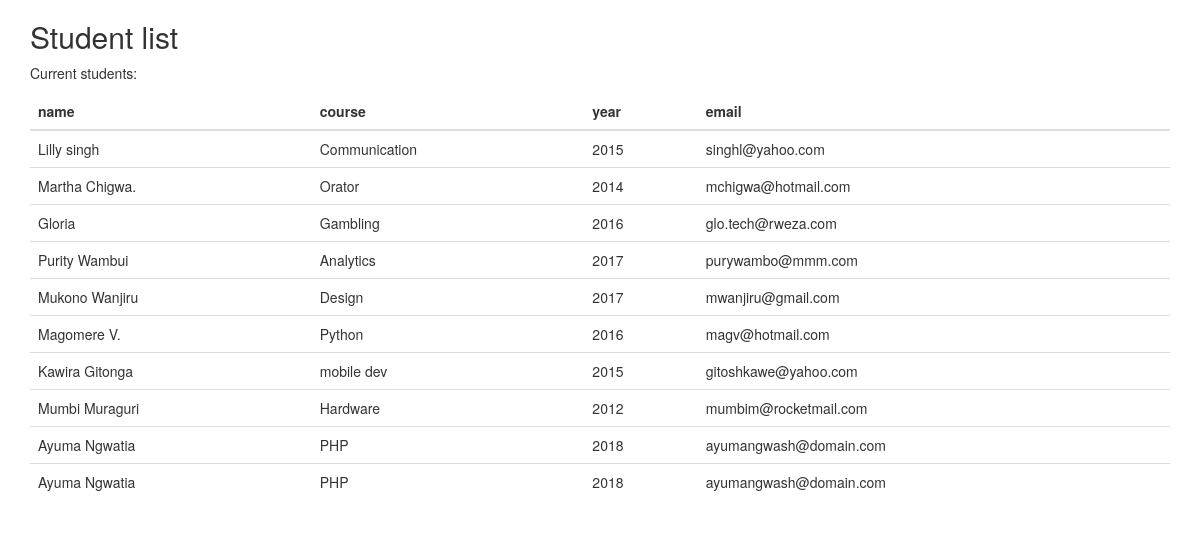
The page /students/ on the database its author committed.
### forumapp/models.py (models this page shows)
class Student(models.Model):
    name = models.CharField(max_length = 30)
    course = models.CharField(max_length = 35)
    year = models.IntegerField()
    email = models.EmailField(max_length = 40, default = '')

### forumapp/views.py (the view)
# urls.py: url(r'^students/$', views.students, name = 'students'),
def students(request):
    students = Student.objects.all()
    context = {
        'students':students
    }
    return render(request, 'forumapp.html', context)

### forumapp/template/forumapp.html (shortened to what this page needs)
<!DOCTYPE html>
<html lang="en">
<head>
  <link rel="stylesheet" href="https://maxcdn.bootstrapcdn.com/bootstrap/3.3.7/css/bootstrap.min.css">
</head>
<body>
<div class="container">
  <h2>Student list</h2>
  <p>Current students:</p>
  <table class="table table-striped">
    <thead>
      <tr>
          <th>name</th>
          <th>course</th>
          <th>year</th>
          <th>email</th>
      </tr>
      {%for Student in students%}
     <tr>
         <td>{{Student.name}}</td>
         <td>{{Student.course}}</td>
         <td>{{Student.year}}</td>
         <td>{{Student.email}}</td>
     </tr>
      {%endfor%}
  </table>
</div>
</body>
</html>

### rows shown on the page
Student: name "Lilly singh", course "Communication", year "2015", email "singhl@yahoo.com"
Student: name "Martha Chigwa.", course "Orator", year "2014", email "mchigwa@hotmail.com"
Student: name "Gloria", course "Gambling", year "2016", email "glo.tech@rweza.com"
Student: name "Purity Wambui", course "Analytics", year "2017", email "purywambo@mmm.com"
Student: name "Mukono Wanjiru", course "Design", year "2017", email "mwanjiru@gmail.com"
Student: name "Magomere V.", course "Python", year "2016", email "magv@hotmail.com"
Student: name "Kawira Gitonga", course "mobile dev", year "2015", email "gitoshkawe@yahoo.com"
Student: name "Mumbi Muraguri", course "Hardware", year "2012", email "mumbim@rocketmail.com"
Student: name "Ayuma Ngwatia", course "PHP", year "2018", email "ayumangwash@domain.com"
Student: name "Ayuma Ngwatia", course "PHP", year "2018", email "ayumangwash@domain.com"
